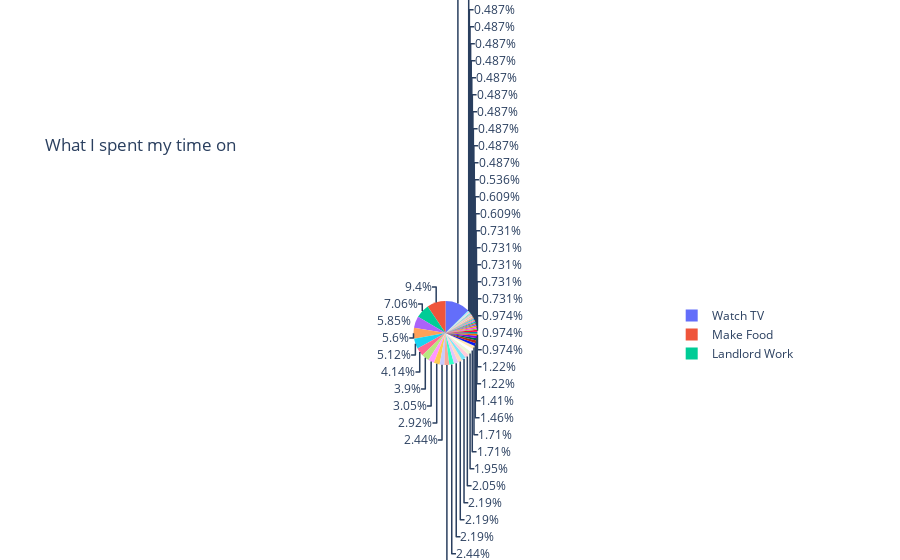

Write notebook code for a chart like this one.
### Markdown cell above
Pandas is a powerful data analyis library, but you can also use it for tiny spreadsheets and philosophical questions. In the previous line, we are using .loc function to filter out all entries where the __Duration__ value is less than or equal to one. Plotly Express allows data visualization to be an iterative and interactive process. In the line below, we are creating a pie chart using the __Action__ and __Duration__ columns from the filtered dataframe.

### Code cell
fig = px.pie(dff, names='Action', values='Duration', title='What I spent my time on')
fig.show()

### Figure 1 — Plotly figure (JSON) as saved in the notebook; plotly's stock layout.template omitted (floating-point values rounded to 4 significant figures)
{"data": [{"domain": {"x": [0, 1], "y": [0, 1]}, "hovertemplate": "Action=%{label}<br>Duration=%{value}<extra></extra>", "labels": ["Learn Python", "Editing", "Walk", "Watch TV", "Phone PPL", "Ride bike", "Walk", "Learn Python", "Learn Python", "Comedy", "Trim Weed", "Oil change", "Groceries", "Relax", "Make Butter", "Packing", "Driving", "Van Gogh Exp", "Warhammer", "Lunch w/Faisal", "Drank w/Dan", "Driving", "Sleep", "Tidy House", "Buy beer", "Fire", "Tidy House", "Hung w/Dad", "Make Food", "Walk", "Relax", "Pick up Mom", "Make Food", "Groceries", "Make Food", "Fire", "Watch TV", "Tidy Kitchen", "Ride bike", "Relax", "Apply for EI", "Clean Freezer", "Relax", "Ear draining", "Learn Python", "Watch TV", "Watch TV", "Bedtime Routine", "Learn Python", "Make Food", "Drinking", "Driving", "Meet Surgeon", "Walk", "Driving", "Make Food", "Watch TV", "Relax", "Driving", "Spice Rack", "Spice Rack", "Make Food", "Watch TV", "Spice Rack", "Maintain Home", "Ride bike", "Watch TV", "Relax", "Make Food", "Watch TV", "Make Food", "Make Food", "Make Food", "Help Matthew", "Eat", "Watch TV", "Ride bike", "Learn Blender", "Make Food", "Help Matthew", "Workout", "Learn Blender", "Plan Projects", "Portfolio", "Write Python", "Plan Projects", "Write Python", "Maintain Home", "Make Food", "Errands", "Maintain Home", "Learn Python", "Cat Care", "Groceries", "Make Dinner", "Watch TV", "Watch TV", "Ride bike", "Watch TV", "Drive", "Landlord Work", "Comedy", "Drinking", "Errands", "Landlord Work", "Drive", "Landlord Work", "Learn Python"], "legendgroup": "", "name": "", "showlegend": true, "type": "pie", "values": [1.5, 1.5, 1, 3.5, 2.5, 1.5, 1.5, 1.5, 1.5, 2.5, 1.5, 2, 1, 2, 1.5, 1.5, 3, 1, 3.5, 1, 2.5, 3, 2, 3, 1, 2.5, 2, 3, 1, 1, 1.5, 1, 1, 2, 1.5, 2, 1, 1, 2, 1, 1, 1, 1, 1.25, 1, 1.5, 1.5, 1, 1.5, 3.5, 3.5, 1.5, 1, 1.5, 1.5, 1, 2.5, 4, 3, 1, 1.5, 1.5, 2.5, 2, 1.25, 1, 3, 1, 2, 3, 3, 1, 1, 4.5, 1.25, 1.5, 1.5, 1, 1.5, 3.5, 1, 1, 1, 1, 1.5, 2.5, 2.5, 1.5, 1.3, 1.9, 3.5, 2, 1.1, 1.2, 1.5, 1.5, 1, 2.5, 3.5, 3, 7, 2.5, 1, 1, 6, 3, 1.5, 2.5]}], "layout": {"legend": {"tracegroupgap": 0}, "title": {"text": "What I spent my time on"}}}
